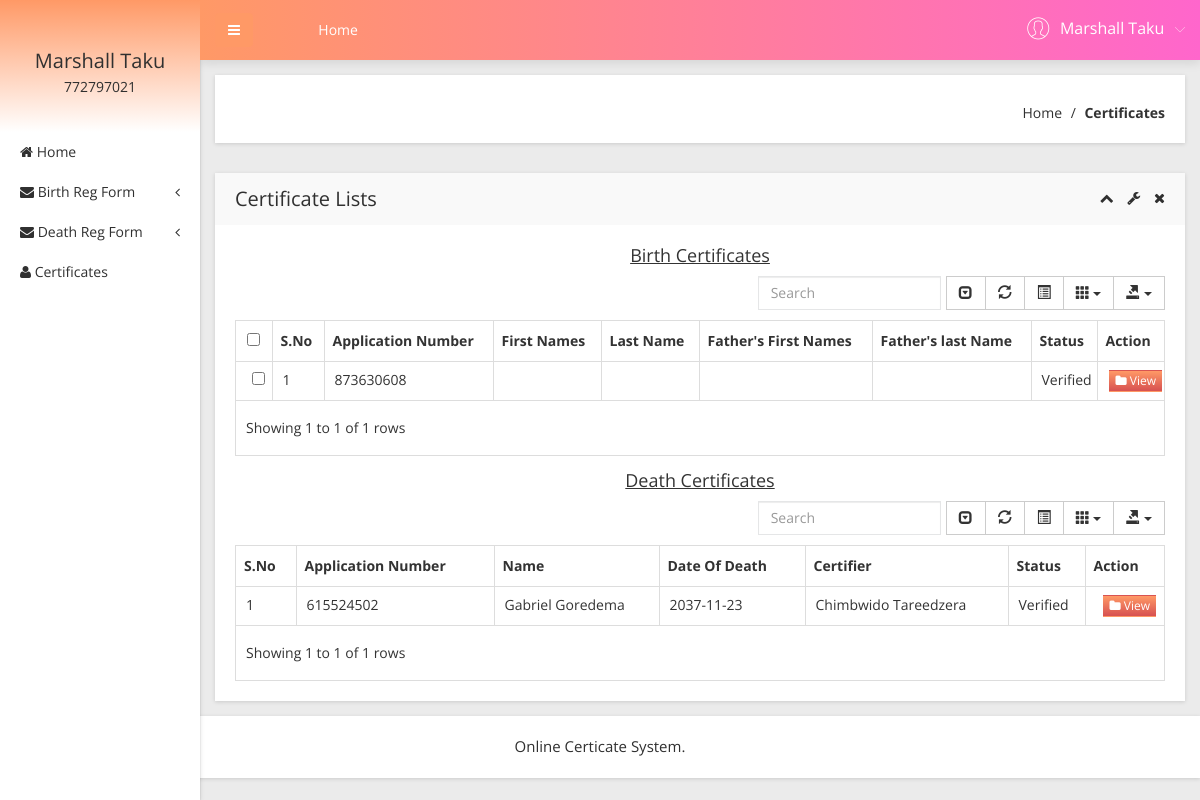
Page /obcs/user/certificates-list.php (signed in) on the earlier database version.
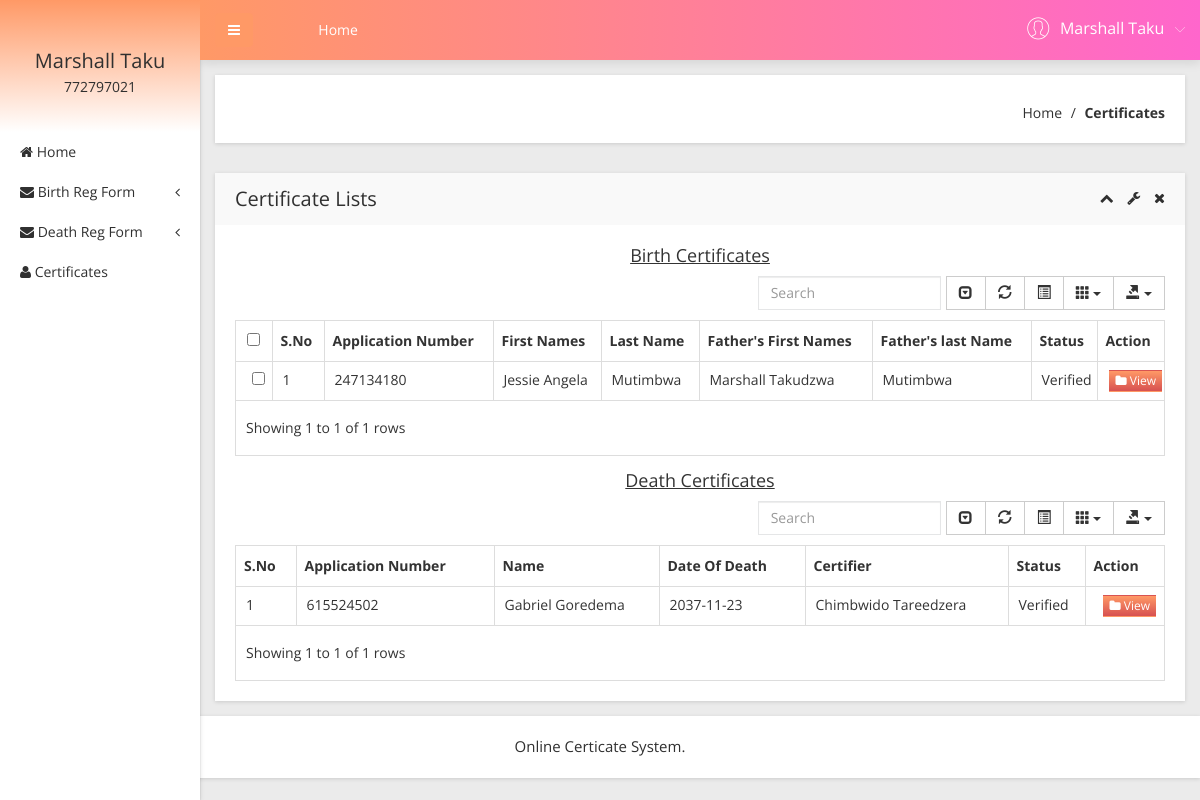
Same page on the later database version.
### tables this page shows
CREATE TABLE `tbluser` (
  `ID` int(10) NOT NULL,
  `FirstName` varchar(200) DEFAULT NULL,
  `LastName` varchar(200) DEFAULT NULL,
  `MobileNumber` bigint(10) DEFAULT NULL,
  `Address` mediumtext,
  `Password` varchar(200) NOT NULL,
  `RegDate` timestamp NULL DEFAULT CURRENT_TIMESTAMP
);

CREATE TABLE `tblapplication` (
  `ID` int(10) NOT NULL,
  `UserID` int(5) NOT NULL,
  `ApplicationID` varchar(200) DEFAULT NULL,
  `DateofBirth` varchar(200) DEFAULT NULL,
  `Gender` varchar(50) DEFAULT NULL,
  `ChildFirstNames` varchar(200) DEFAULT NULL,
  `PlaceofBirth` varchar(200) DEFAULT NULL,
  `FatherFirstNames` varchar(200) DEFAULT NULL,
  `MotherFirstNames` varchar(120) DEFAULT NULL,
  `childLastName` varchar(100) NOT NULL,
  `FatherLastName` varchar(100) NOT NULL,
  `FatherPob` varchar(100) NOT NULL,
  `FatherID` varchar(200) DEFAULT NULL,
  `Dateofapply` timestamp NULL DEFAULT CURRENT_TIMESTAMP,
  `Remark` varchar(200) DEFAULT NULL,
  `Status` varchar(50) DEFAULT NULL,
  `UpdationDate` timestamp NULL DEFAULT NULL ON UPDATE CURRENT_TIMESTAMP,
  `BirthRecordNo` int(50) DEFAULT NULL,
  `InformantAddress` varchar(100) DEFAULT NULL,
  `InformantQualification` varchar(100) DEFAULT NULL,
  `InformantName` varchar(50) DEFAULT NULL,
  `MotherLastName` varchar(50) DEFAULT NULL,
  `MotherID` varchar(50) DEFAULT NULL,
  `MotherPob` varchar(100) NOT NULL
);

CREATE TABLE `dthapplication` (
  `ID` int(11) NOT NULL,
  `UserID` int(11) NOT NULL,
  `ApplicationID` int(11) NOT NULL,
  `Gender` varchar(20) NOT NULL,
  `FullName` varchar(100) NOT NULL,
  `DateofBirth` varchar(100) NOT NULL,
  `MaritalStatus` varchar(100) NOT NULL,
  `Occupation` varchar(100) NOT NULL,
  `PermanentAdd` varchar(100) NOT NULL,
  `DateofDeath` varchar(100) NOT NULL,
  `PlaceofDeath` varchar(100) NOT NULL,
  `CauseOfDeath` varchar(100) NOT NULL,
  `Certifier` varchar(100) NOT NULL,
  `Dateofapply` timestamp NOT NULL DEFAULT CURRENT_TIMESTAMP,
  `Remark` varchar(100) DEFAULT NULL,
  `Status` varchar(100) DEFAULT NULL,
  `UpdationDate` timestamp NULL DEFAULT NULL
);

### obcs/user/certificates-list.php (the view, shortened to what the changed rows need)
<?php
include('includes/dbconnection.php');
if (strlen($_SESSION['obcsuid']==0)) {
  header('location:logout.php');
  } else{
  ?>
<!doctype html>
<html class="no-js" lang="en">
<head>
    <link rel="stylesheet" href="css/bootstrap.min.css">
    <link rel="stylesheet" href="css/font-awesome.min.css">
    <link rel="stylesheet" href="css/adminpro-custon-icon.css">
    <link rel="stylesheet" href="css/meanmenu.min.css">
    <link rel="stylesheet" href="css/jquery.mCustomScrollbar.min.css">
    <link rel="stylesheet" href="css/animate.css">
    <link rel="stylesheet" href="css/data-table/bootstrap-table.css">
    <link rel="stylesheet" href="css/data-table/bootstrap-editable.css">
    <link rel="stylesheet" href="css/normalize.css">
    <link rel="stylesheet" href="css/c3.min.css">
    <link rel="stylesheet" href="style.css">
    <link rel="stylesheet" href="css/responsive.css">
</head>
<body class="materialdesign">
    <div class="wrapper-pro">
      <?php include_once('includes/sidebar.php');?>
        <?php include_once('includes/header.php');?>
            <div class="data-table-area mg-b-15">
                <div class="container-fluid">
                    <div class="row">
                        <div class="col-lg-12">
                            <div class="sparkline13-list shadow-reset">
                                <div class="sparkline13-hd">
                                    <div class="main-sparkline13-hd">
                                        <h1>Certificate Lists</h1>
                                    </div>
                                </div>
                                <div class="sparkline13-graph">
                                    <div class="datatable-dashv1-list custom-datatable-overright">
                                        <table id="table" data-toggle="table" data-pagination="true" data-search="true" data-show-columns="true" data-show-pagination-switch="true" data-show-refresh="true" data-key-events="true" data-show-toggle="true" data-resizable="true" data-cookie="true" data-cookie-id-table="saveId" data-show-export="true" data-click-to-select="true" data-toolbar="#toolbar">
                                            <thead>
                                                <tr>
                                                    <th>S.No</th>
                                                    <th>Application Number</th>
                                                    <th>First Names</th>
                                                    <th >Last Name</th>
                                                    <th>Father's First Names</th>
                                                    <th>Father's last Name</th>
                                                    <th>Status</th>
                                                    <th data-field="action">Action</th>
                                                </tr>
                                            </thead>
                                            <tbody>
                                              <?php
                                            $uid= $_SESSION['obcsuid'];
$sql="SELECT * from tblapplication where UserID=:uid and Status='Verified'";
$query = $dbh -> prepare($sql);
$query-> bindParam(':uid', $uid, PDO::PARAM_STR);
$query->execute();
$results=$query->fetchAll(PDO::FETCH_OBJ);
$cnt=1;
if($query->rowCount() > 0)
{
foreach($results as $row)
{               ?>
                                                <tr>
                                                    <td><?php echo htmlentities($cnt);?></td>
                                                    <td><?php  echo htmlentities($row->ApplicationID);?></td>
                                                    <td><?php  echo htmlentities($row->ChildFirstNames);?></td>
                                                   <td><?php  echo htmlentities($row->childLastName);?></td>
                                                   <td><?php  echo htmlentities($row->FatherFirstNames);?></td>
                                                   <td><?php  echo htmlentities($row->FatherLastName);?></td>
                      <?php if($row->Status==""){ ?>
                     <td><?php echo "Still Pending"; ?></td>
<?php } else { ?>                  <td><?php  echo htmlentities($row->Status);?>
                  </td>
                  <?php } ?>
                                                    <td class="datatable-ct"><a href="certificates.php?viewid=<?php echo htmlentities ($row->ID);?>"><button class="btn btn-white btn-action btn-xs"><i class="fa fa-folder"></i> View</button></a>
                                                    </td>
                                                </tr>
                                             <?php $cnt=$cnt+1;}} ?>
                                            </tbody>
                                        </table>
                                        <table id="table" data-toggle="table" data-pagination="true" data-search="true" data-show-columns="true" data-show-pagination-switch="true" data-show-refresh="true" data-key-events="true" data-show-toggle="true" data-resizable="true" data-cookie="true" data-cookie-id-table="saveId" data-show-export="true" data-click-to-select="true" data-toolbar="#toolbar">
                                            <thead>
                                                <tr>
                                                    <th>S.No</th>
                                                    <th>Application Number</th>
                                                    <th>Name</th>
                                                    <th >Date Of Death</th>
                                                    <th>Certifier</th>
                                                    <th>Status</th>
                                                    <th data-field="action">Action</th>
                                                </tr>
                                            </thead>
                                            <tbody>
                                              <?php
                                            $uid= $_SESSION['obcsuid'];
$sql="SELECT * from dthapplication where UserID=:uid and Status='Verified'";
$query = $dbh -> prepare($sql);
$query-> bindParam(':uid', $uid, PDO::PARAM_STR);
$query->execute();
$results=$query->fetchAll(PDO::FETCH_OBJ);
$cnt=1;
if($query->rowCount() > 0)
{
foreach($results as $row)
{               ?>
                                                <tr>
                                                    <td><?php echo htmlentities($cnt);?></td>
                                                    <td><?php  echo htmlentities($row->ApplicationID);?></td>
                                                    <td><?php  echo htmlentities($row->FullName);?></td>
                                                   <td><?php  echo htmlentities($row->DateofDeath);?></td>
                                                    <td><?php  echo htmlentities($row->Certifier);?></td>
                                                  <?php if($row->Status==""){ ?>
                     <td><?php echo "Still Pending"; ?></td>
<?php } else { ?>                  <td><?php  echo htmlentities($row->Status);?>
                  </td>
                  <?php } ?>
                                                    <td class="datatable-ct"><a href="death-certificates.php?viewid=<?php echo htmlentities ($row->ID);?>"><button class="btn btn-white btn-action btn-xs"><i class="fa fa-folder"></i> View</button></a>
                                                    </td>
                                                </tr>
                                             <?php $cnt=$cnt+1;}} ?>
                                            </tbody>
                                        </table>
                                    </div>
                                </div>
                            </div>
                        </div>
                    </div>
                </div>
            </div>
        </div>
    </div>
</body>
</html><?php }  ?>

### obcs/user/includes/sidebar.php (shortened to what the changed rows need)
<?php
include('includes/dbconnection.php');
if (strlen($_SESSION['obcsuid']==0)) {
  header('location:logout.php');
  } else{
  ?>
  <div class="left-sidebar-pro">
            <nav id="sidebar">
                <div class="sidebar-header">
                     <?php
$uid=$_SESSION['obcsuid'];
$sql="SELECT FirstName,LastName,MobileNumber from  tbluser where ID=:uid";
$query = $dbh -> prepare($sql);
$query->bindParam(':uid',$uid,PDO::PARAM_STR);
$query->execute();
$results=$query->fetchAll(PDO::FETCH_OBJ);
$cnt=1;
if($query->rowCount() > 0)
{
foreach($results as $row)
{               ?>
                    <h3><?php  echo $row->FirstName;?>  <?php  echo $row->LastName;?></h3>
                    <p><?php  echo $row->MobileNumber;?></p><?php $cnt=$cnt+1;}} ?>
                </div>
            </nav>
        </div><?php }  ?>

### obcs/user/includes/header.php (shortened to what the changed rows need)
       <?php
include('includes/dbconnection.php');
if (strlen($_SESSION['obcsuid']==0)) {
  header('location:logout.php');
  } else{
  ?>
 <div class="content-inner-all">
            <div class="header-top-area">
                <div class="fixed-header-top">
                    <div class="container-fluid">
                        <div class="row">
                            <div class="col-lg-5 col-md-5 col-sm-6 col-xs-12">
                                <div class="header-right-info">
                                    <ul class="nav navbar-nav mai-top-nav header-right-menu">
                                <?php
$uid=$_SESSION['obcsuid'];
$sql="SELECT FirstName,LastName,MobileNumber from  tbluser where ID=:uid";
$query = $dbh -> prepare($sql);
$query->bindParam(':uid',$uid,PDO::PARAM_STR);
$query->execute();
$results=$query->fetchAll(PDO::FETCH_OBJ);
$cnt=1;
if($query->rowCount() > 0)
{
foreach($results as $row)
{               ?>
                                        <li class="nav-item">
                                            <a href="#" data-toggle="dropdown" role="button" aria-expanded="false" class="nav-link dropdown-toggle">
                                                <span class="adminpro-icon adminpro-user-rounded header-riht-inf"></span>
                                                <span class="admin-name"><?php  echo $row->FirstName;?>  <?php  echo $row->LastName;?> </span>
                                                <span class="author-project-icon adminpro-icon adminpro-down-arrow"></span><?php $cnt=$cnt+1;}} ?>
                                            </a>
                                        </li>
                                    </ul>
                                </div>
                            </div>
                        </div>
                    </div>
                </div>
            </div><?php }  ?>

Differences in the rows shown:
removed tblapplication: ApplicationID "873630608", Status "Verified"
added tblapplication: ApplicationID "247134180", ChildFirstNames "Jessie Angela", childLastName "Mutimbwa", FatherFirstNames "Marshall Takudzwa", FatherLastName "Mutimbwa", Status "Verified"
